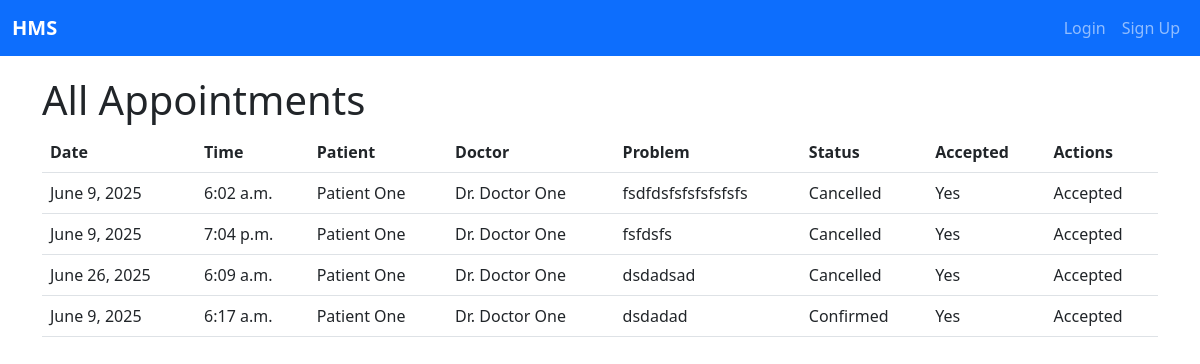
The app's page /appointments/ with its own data.
### hospital/models.py (models this page shows, shortened)
class Appointment(models.Model):
    STATUS_CHOICES = [
        ('scheduled', 'Scheduled'),
        ('confirmed', 'Confirmed'),
        ('in_progress', 'In Progress'),
        ('completed', 'Completed'),
        ('cancelled', 'Cancelled'),
        ('no_show', 'No Show'),
        ('rescheduled', 'Rescheduled'),
        ('pending', 'Pending'),
    ]
    date = models.DateField()
    time = models.TimeField()
    patient = models.ForeignKey(PatientProfile, on_delete=models.CASCADE)
    doctor = models.ForeignKey(DoctorProfile, on_delete=models.CASCADE)
    status = models.CharField(max_length=20, choices=STATUS_CHOICES, default='scheduled')
    problem = models.TextField()
    accepted = models.BooleanField(default=False)

class PatientProfile(models.Model):
    user_profile = models.OneToOneField(settings.AUTH_USER_MODEL, on_delete=models.CASCADE)
    medical_history = models.TextField()
    prescribed_medications = models.TextField()

class UserProfile(AbstractUser):
    email = models.EmailField(unique=True)
    GENDER_CHOICES = [
        ('M', 'Male'),
        ('F', 'Female'),
        ('O', 'Other'),
    ]
    gender = models.CharField(max_length=1, choices=GENDER_CHOICES)
    address = models.CharField(max_length=200)
    date_of_birth = models.DateField(default=date.today)
    contact_no = models.IntegerField(
        validators=[
            MinValueValidator(1500000000),
            MaxValueValidator(1999999999)
        ], unique=True, default=0000000000
    )
    ACCOUNT_TYPE_CHOICES = [
        ('patient', 'Patient'),
        ('doctor', 'Doctor'),
    ]
    account_type = models.CharField(max_length=20, choices=ACCOUNT_TYPE_CHOICES, blank=False, null=False)
    is_approved = models.BooleanField(default=True)

class DoctorProfile(models.Model):
    user_profile = models.OneToOneField(settings.AUTH_USER_MODEL, on_delete=models.CASCADE)
    specialization = models.CharField(max_length=100)
    qualifications = models.TextField()
    department = models.ForeignKey(Department, on_delete=models.CASCADE)
    shift = models.ForeignKey(Shift, on_delete=models.SET_NULL, null=True)

### hospital/views.py (the view)
# urls.py: path('appointments/', views.appointment_list, name='appointment_list'),
def appointment_list(request):
    appointments = Appointment.objects.all()
    return render(request, 'appointment_list.html', {'appointments': appointments})

### hospital/templates/appointment_list.html (shortened to what this page needs)
{% extends 'base.html' %}
{% block content %}
<div class="container">
    <h1>All Appointments</h1>
    <div class="table-responsive">
        <table class="table table-hover">
            <thead>
                <tr>
                    <th>Date</th>
                    <th>Time</th>
                    <th>Patient</th>
                    <th>Doctor</th>
                    <th>Problem</th>
                    <th>Status</th>
                    <th>Accepted</th>
                    <th>Actions</th>
                </tr>
            </thead>
            <tbody>
                {% for appointment in appointments %}
                <tr>
                    <td>{{ appointment.date }}</td>
                    <td>{{ appointment.time }}</td>
                    <td>{{ appointment.patient.user_profile.get_full_name }}</td>
                    <td>Dr. {{ appointment.doctor.user_profile.get_full_name }}</td>
                    <td>{{ appointment.problem }}</td>
                    <td>{{ appointment.get_status_display }}</td>
                    <td>{{ appointment.accepted|yesno:"Yes,No" }}</td>
                    <td>
                        {% if not appointment.accepted %}
                            <a href="{% url 'accept_appointment' appointment.id %}" class="btn btn-success btn-sm">Accept</a>
                            <a href="{% url 'reject_appointment' appointment.id %}" class="btn btn-danger btn-sm">Reject</a>
                        {% else %}
                            Accepted
                        {% endif %}
                    </td>
                </tr>
                {% empty %}
                <tr>
                    <td colspan="8" class="text-center">No appointments found.</td>
                </tr>
                {% endfor %}
            </tbody>
        </table>
    </div>
</div>
{% endblock %}

### records on screen
Appointment: date "June 9, 2025", time "6:02 a.m.", patient.user_profile.get_full_name "Patient One", doctor.user_profile.get_full_name "Doctor One", problem "fsdfdsfsfsfsfsfsfs", status "Cancelled", accepted "Yes", shows "Accepted"
Appointment: date "June 9, 2025", time "7:04 p.m.", patient.user_profile.get_full_name "Patient One", doctor.user_profile.get_full_name "Doctor One", problem "fsfdsfs", status "Cancelled", accepted "Yes", shows "Accepted"
Appointment: date "June 26, 2025", time "6:09 a.m.", patient.user_profile.get_full_name "Patient One", doctor.user_profile.get_full_name "Doctor One", problem "dsdadsad", status "Cancelled", accepted "Yes", shows "Accepted"
Appointment: date "June 9, 2025", time "6:17 a.m.", patient.user_profile.get_full_name "Patient One", doctor.user_profile.get_full_name "Doctor One", problem "dsdadad", status "Confirmed", accepted "Yes", shows "Accepted"
